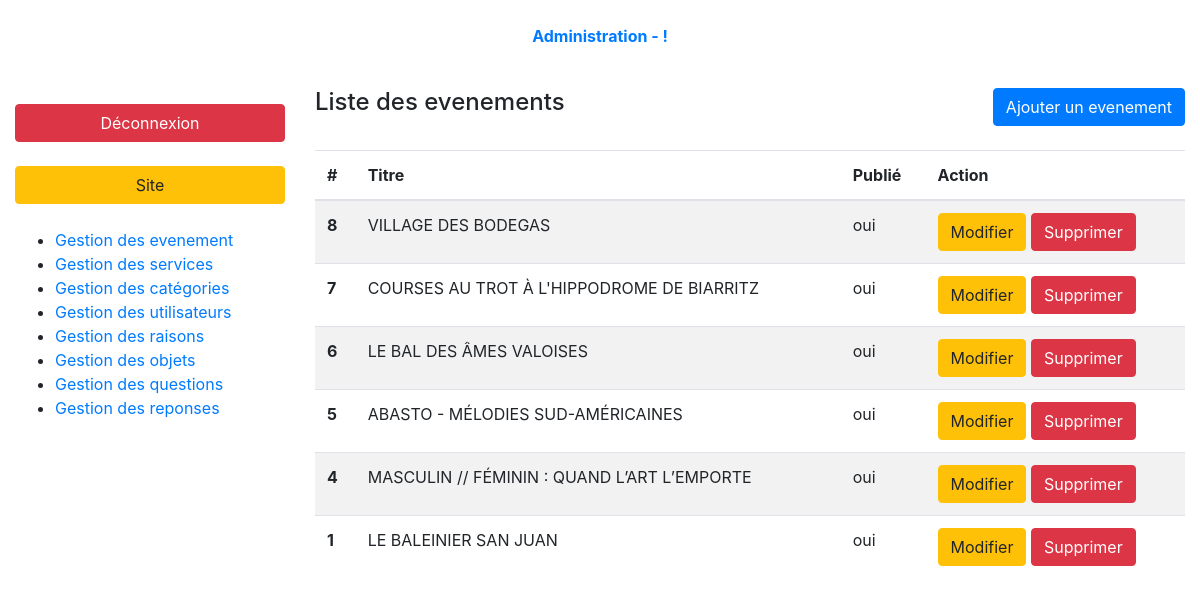
/index.php?page=admin-events-list (signed in), run on the app's committed database.
### tables this page shows
CREATE TABLE `events` (
  `id` int(10) UNSIGNED NOT NULL,
  `title` varchar(255) NOT NULL,
  `summary` varchar(255) NOT NULL,
  `content` text NOT NULL,
  `event_date` date NOT NULL,
  `event_time` time DEFAULT NULL,
  `phone_number` varchar(15) DEFAULT NULL,
  `is_published` tinyint(1) UNSIGNED NOT NULL DEFAULT '0' COMMENT 'Publiée ? oui/non',
  `published_at` date NOT NULL COMMENT 'date a publier sur le site',
  `created_at` timestamp NOT NULL DEFAULT CURRENT_TIMESTAMP,
  `address_id` int(10) UNSIGNED NOT NULL,
  `category_id` int(10) UNSIGNED NOT NULL
);

### controller/backend/events.php (called while the page is built, shortened)
<?php
require_once ('././model/events.php');
function eventsList(){
    $events = getEvents(FALSE, TRUE);
    require_once './views/backend/eventsList.php';
}

### model/events.php (called while the page is built, shortened)
<?php
function getEvents($eventId = FALSE, $backOffice = FALSE, $eventDate = FALSE, $limit = FALSE)
{
    $db = dbConnect();
    if ($eventId){
        $queryString = 'SELECT e.*, DATE_FORMAT(e.event_time, "%H:%i") AS event_time_formated, GROUP_CONCAT(m.name) AS name,
         a.address, a.zip_code, a.city, a.country, a.location, c.id AS category_id, c.name AS category_name';
    }
    else{
        $queryString = 'SELECT e.id, e.title, e.summary, e.is_published, e.event_date,
        DATE_FORMAT(e.event_date, "%Y/%c/%e") AS event_date_slash, DATE_FORMAT(e.event_time, "%Hh%i") AS event_time_formated,
        GROUP_CONCAT(m.name) AS name, c.name AS category_name';
    }
    $queryString .= ' FROM addresses a INNER JOIN events e
    ON a.id = e.address_id
    INNER JOIN medias m
    ON e.id = m.event_id
    INNER JOIN categories c
    ON c.id = e.category_id';
    if (!$eventId && !$backOffice && !$eventDate && !$limit){
        $queryString .= ' WHERE is_published = 1
        GROUP BY e.id ORDER BY event_date ASC';
    }
    elseif (!$eventId && !$backOffice && !$eventDate && $limit){
        $queryString .= ' WHERE is_published = 1
        GROUP BY e.id ORDER BY event_date ASC LIMIT '.$limit;
    }
    elseif (!$eventId && $backOffice){
        $queryString .= ' GROUP BY e.id
        ORDER BY created_at DESC';
    }
    elseif ($eventId && !$backOffice){
        $queryString .= ' WHERE is_published = 1 AND e.id = :id';
    }
    elseif (!$eventId && !$backOffice && $eventDate){
        $queryString .= ' WHERE is_published = 1 AND e.event_date = :eventDate
        GROUP BY e.id
        ORDER BY created_at DESC';
    }
    elseif ($eventId && $backOffice){
        $queryString .= ' WHERE e.id = :id';
    }
    $query = $db->prepare($queryString);
    if (!$eventId){
        if ($eventDate){
            $query->execute(['eventDate' => $eventDate]);
        }
        else{
            $query->execute();
        }
        return $query->fetchAll(PDO::FETCH_ASSOC);
    }
    else{
        $query->execute(['id' => $eventId]);
        return $query->fetch(PDO::FETCH_ASSOC);
    }
}

### views/backend/eventsList.php (the view, shortened to what this page needs)
<div class="container-fluid">
    <?php require '././partials/backend/header.php'; ?>
    <div class="row my-3 index-content">
        <?php require '././partials/backend/nav.php'; ?>
        <section class="col-9">
            <header class="pb-4 d-flex justify-content-between">
                <h4>Liste des evenements</h4>
                <a class="btn btn-primary" href="index.php?page=admin-events-form">Ajouter un evenement</a>
            </header>
            <table class="table table-striped">
                <thead>
                <tr>
                    <th>#</th>
                    <th>Titre</th>
                    <th>Publié</th>
                    <th>Action</th>
                </tr>
                </thead>
                <tbody>
                <?php foreach($events as $event): ?>
                    <tr>
                        <th><?= $event['id'];?></th>
                        <td><?= $event['title'];?></td>
                        <td><?= ($event['is_published'] == 0) ? 'non' : 'oui' ;?></td>
                        <td>
                            <a href="index.php?page=admin-events-form&event-id=<?= $event['id'];?>&action=edit" class="btn btn-warning">Modifier</a>
                            <a onclick="return confirm('Are you sure?')" href="index.php?page=admin-events-list&event-id=<?= $event['id'];?>&action=delete" class="btn btn-danger">Supprimer</a>
                        </td>
                    </tr>
                <?php endforeach; ?>
                </tbody>
            </table>
        </section>
    </div>
</div>
<?php require 'layout.php'; ?>

### data on the page
events: id "8", title "VILLAGE DES BODEGAS", is_published "oui"
events: id "7", title "COURSES AU TROT À L'HIPPODROME DE BIARRITZ", is_published "oui"
events: id "6", title "LE BAL DES ÂMES VALOISES", is_published "oui"
events: id "5", title "ABASTO - MÉLODIES SUD-AMÉRICAINES", is_published "oui"
events: id "4", title "MASCULIN // FÉMININ : QUAND L’ART L’EMPORTE", is_published "oui"
events: id "1", title "LE BALEINIER SAN JUAN", is_published "oui"
